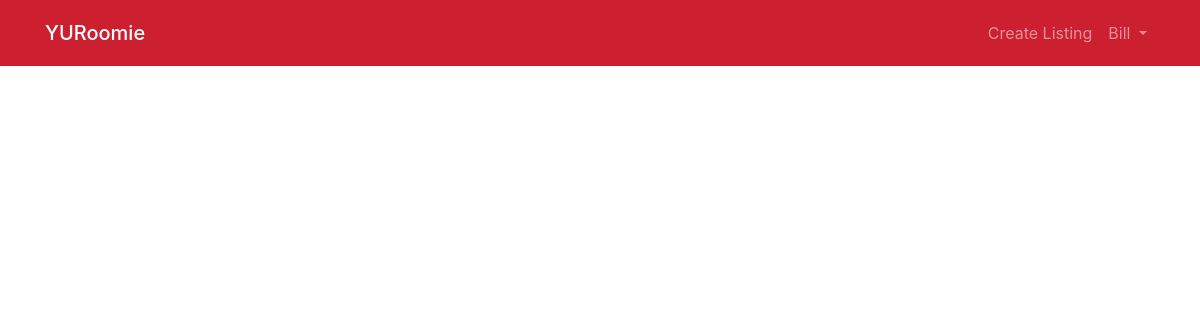
The page /accounts/your-listings/ (signed in) on the database as committed earlier.
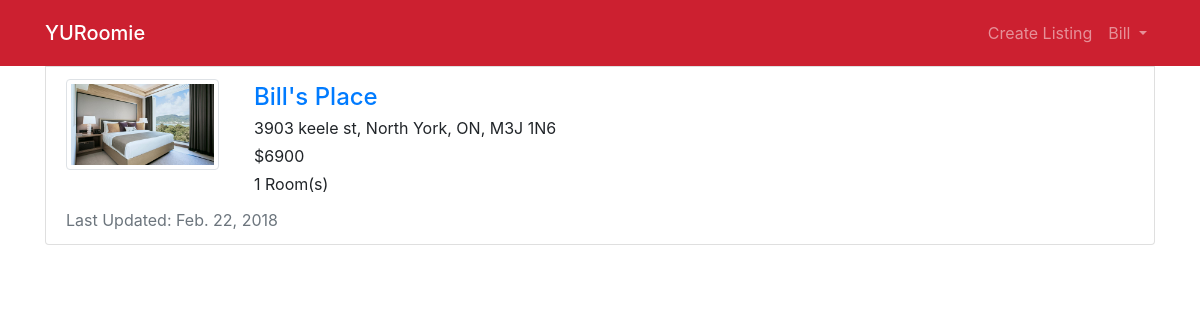
The same page on the database as committed later.
### home/models.py (models this page shows, shortened)
class Room(models.Model):
    host_name = models.CharField(max_length=50)
    address = models.CharField(max_length=100)
    property_name = models.CharField(max_length=30, default="")
    description = models.TextField(default="No Description")
    cost = models.PositiveIntegerField(default=0)
    visits = models.PositiveIntegerField(default=0)
    property_type_options = (('a', 'apartment'),
                                ('c', 'condo'),
                                ('t', 'townhouse'),
                                ('h', 'house'))
    property_type = models.CharField(choices=property_type_options, max_length=10)
    number_of_rooms = models.PositiveSmallIntegerField()
    garages = models.PositiveSmallIntegerField()
    creator_id = models.PositiveIntegerField()
    last_updated = models.DateTimeField(auto_now_add=True)

class RoomImage(models.Model):
    room = models.ForeignKey(Room, on_delete=models.CASCADE)
    image = models.ImageField()

### accounts/views.py (the view)
# urls.py: path('your-listings/', views.user_listings, name='user_listings'),
def user_listings(request):
    user_listings = []
    all_rooms = Room.objects.all()
    for room in all_rooms:
        if request.user.pk == room.creator_id:
            user_listings.append(room)
    return render(request, 'accounts/your_listings.html', {'user_listings': user_listings})

### accounts/templates/accounts/your_listings.html (shortened to what this page needs)
{% extends 'base.html' %}
{% block body %}
{% for room in user_listings %}
   <div class="list-group-item">
      <div class="row">
        <div class="col-12 col-md-2">
          <a href="{% url 'detail' room.id %}">
              <div class="img-thumbnail">
                <img src="{{ room.roomimage_set.all.0.image.url }}" alt="pic" >
              </div>
          </a>
        </div>
        <div class="pl-3 col-12 col-md-10">
           <a href="{% url 'detail' room.id %}"><h4 class="card-title m-1" >{{ room.property_name }}</h4></a>
           <p class="m-1">{{ room.address}}</p>
           <p class="m-1">${{ room.cost}}</p>
           <p class="m-1">{{ room.number_of_rooms}} Room(s)</p>
        </div>
      </div>
      <p class="text-muted m-0 pt-2">Last Updated: {{room.last_updated.date}}</p>
    </div>
{% endfor %}
</div>
{% endblock %}

Rows that differ between the two databases and show on the page:
added Room: roomimage_set.all.0.image (picture), property_name "Bill's Place", address "3903 keele st, North York, ON, M3J 1N6", cost "6900", number_of_rooms "1", last_updated "Feb. 22, 2018"
